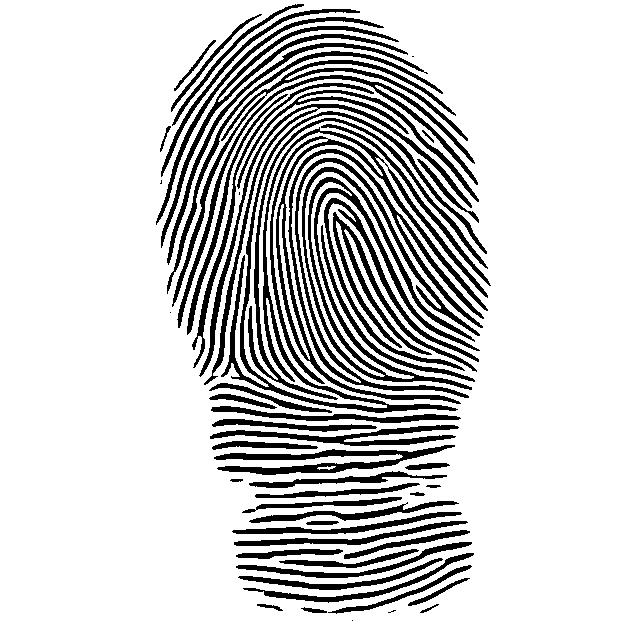
#> input picture make_data/data_affine/bimg/1_0.png, 640 x 640 px; its folder holds only this picture in this run
$ python extract_mask.py
#> lines starting #> are read from the running program, lines starting #| are printed output that depends on the picture; after the words box and inside, x2 and y2 are one past the last pixel; in counts of white or black regions, pixels touching at a corner belong together
'''
Description:
Author: Xiongjun Guan
Date: 2023-12-01 14:35:11
version: 0.0.1
LastEditors: Xiongjun Guan
LastEditTime: 2026-04-16 11:31:26

Copyright (C) 2023 by Xiongjun Guan, Tsinghua University. All rights reserved.
'''

import os
from glob import glob
from multiprocessing import Pool as ThreadPool
from os import path as osp

import cv2
import numpy as np
from skimage import morphology

from fptools.fp_segmtation import segmentation_coherence


def list_generator(ftitle_lst, ext="png"):
    """ generator of list

    Parameters:
        [None]
    Returns:
        (p_name, f_name)
    """

    for i in range(len(ftitle_lst)):
        ftitle = ftitle_lst[i]

        yield ftitle, 1


def init_func(_img_dir, _res_dir):
    global img_dir
    global res_dir

    img_dir = _img_dir
    res_dir = _res_dir


def feature_extraction(img_name, tmp,pad=32):
#> called with img_name = '1_0', tmp = 1, pad = 32
    global img_dir
    global res_dir

    img = cv2.imread(osp.join(img_dir, img_name + '.png'), 0)
#> img: shape (640, 640); 82.2% white; 60 black regions (6 under 20 px), largest, box (x1, y1, x2, y2) and area: (221, 111, 488, 413) 10526, (302, 167, 480, 390) 5354, (288, 149, 484, 398) 5227

    img_pad = cv2.copyMakeBorder(
    img,
    pad, pad, pad, pad,
    borderType=cv2.BORDER_CONSTANT,
    value=255
)
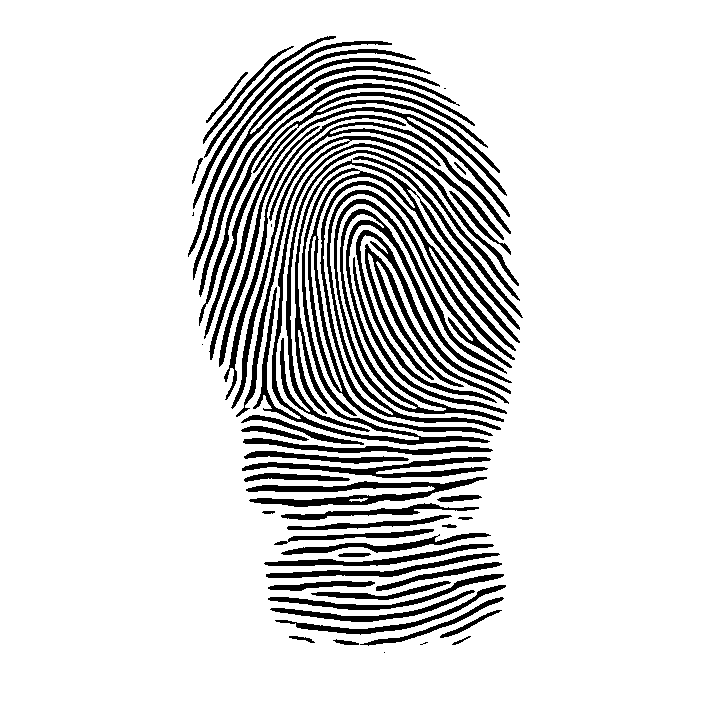
#> img_pad: shape (704, 704); 85.3% white; 60 black regions (6 under 20 px), largest, box (x1, y1, x2, y2) and area: (253, 143, 520, 445) 10526, (334, 199, 512, 422) 5354, (320, 181, 516, 430) 5227

    mask_pad = segmentation_coherence(img_pad, win_size=16, stride=8, convex=True)


    kernel_size = 90
    selem = np.ones((kernel_size, kernel_size))
    mask_pad = morphology.binary_erosion(mask_pad.astype(bool), selem)
    mask = mask_pad[pad:-pad, pad:-pad]
    cv2.imwrite(osp.join(res_dir, img_name + ".png"), np.uint8(mask  * 255))

    return


if __name__ == "__main__":
    img_dir = "./data_affine/bimg/"
    res_dir = "./data_affine/mask_erode/"

    if (not osp.exists(res_dir)):
        os.makedirs(res_dir)

    img_lst = glob(osp.join(img_dir, "*.png"))
    img_lst = [osp.basename(x).replace(".png", "") for x in img_lst]

    img_format = "png"
    mnt_format = "ISO"
    with ThreadPool(processes=16,
                    initializer=init_func,
                    initargs=(img_dir, res_dir)) as tp:
        tp.starmap(feature_extraction, list_generator(img_lst, ext=img_format))
#> (the call stopped at in feature_extraction, `mask_pad = segmentation_coherence(img_pad, win_size=16, stride=8, conv..`: fptools is not available in this run)

$ run again, on make_data/data_affine/bimg/1_1.png
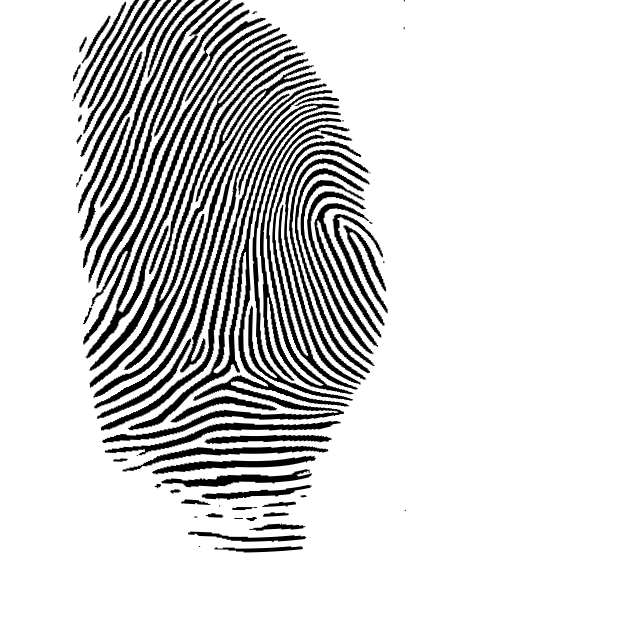
#> input picture make_data/data_affine/bimg/1_1.png, 640 x 640 px
#> in feature_extraction, img is the input picture: shape (640, 640); min 0, max 255, mean 217
#> in feature_extraction, `img_pad = cv2.copyMakeBorder( img, pad, pad, pad, pad, borderType=cv2...`:
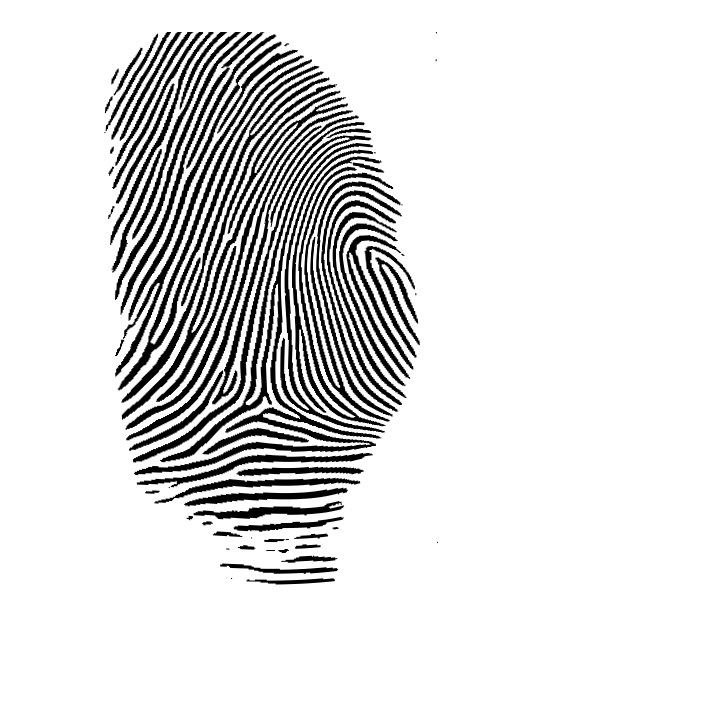
#> img_pad: shape (704, 704); min 0, max 255, mean 223.6

$ run again, on make_data/data_affine/bimg/2_0.png
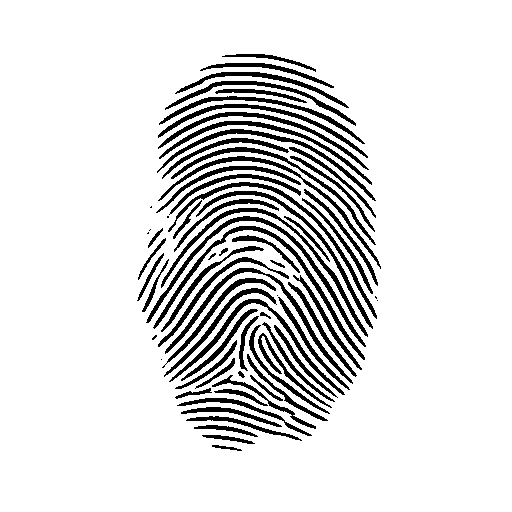
#> input picture make_data/data_affine/bimg/2_0.png, 512 x 512 px
#> img: shape (512, 512); 87.6% white; 74 black regions (9 under 20 px), largest, box (x1, y1, x2, y2) and area: (146, 216, 366, 347) 1374, (153, 226, 365, 360) 1344, (165, 268, 353, 384) 1181
#> in feature_extraction, `img_pad = cv2.copyMakeBorder( img, pad, pad, pad, pad, borderType=cv2...`:
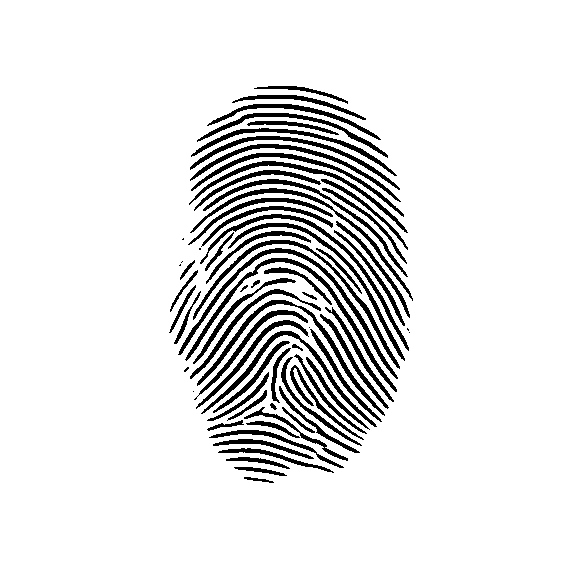
#> img_pad: shape (576, 576); 90.2% white; 74 black regions (9 under 20 px), largest, box (x1, y1, x2, y2) and area: (178, 248, 398, 379) 1374, (185, 258, 397, 392) 1344, (197, 300, 385, 416) 1181
